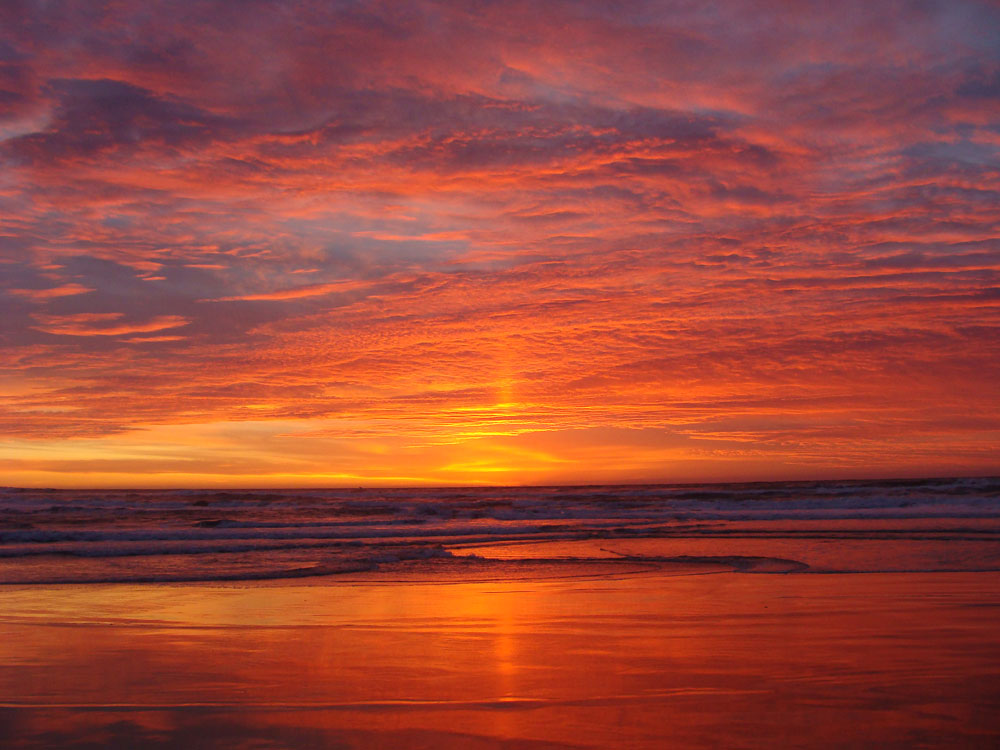
#> input picture Python-projects/Colour-transfer/images/ocean_sunset.jpg, 1000 x 750 px
$ python example.py --source images/ocean_sunset.jpg --target images/ocean_day.jpg
#> lines starting #> are read from the running program, lines starting #| are printed output that depends on the picture
### Python-projects/Colour-transfer/colour_transfer.py
import numpy as np
import cv2

def color_transfer(source, target):
    # convert the images from the RGB to L*ab* color space, being
    # sure to utilizing the floating point data type (note: OpenCV
    # expects floats to be 32-bit, so use that instead of 64-bit)
    source = cv2.cvtColor(source, cv2.COLOR_BGR2LAB).astype("float32")
    target = cv2.cvtColor(target, cv2.COLOR_BGR2LAB).astype("float32")

    # compute color statistics for the source and target images
    (lMeanSrc, lStdSrc, aMeanSrc, aStdSrc, bMeanSrc, bStdSrc) = image_stats(source)
    (lMeanTar, lStdTar, aMeanTar, aStdTar, bMeanTar, bStdTar) = image_stats(target)
    i = no_variable

    # subtract the means from the target image
    (l, a, b) = cv2.split(target)
    l -= lMeanTar
    a -= aMeanTar
    b -= bMeanTar

    # scale by the standard deviations
    l = (lStdTar / lStdSrc) * l
    a = (aStdTar / aStdSrc) * a
    b = (bStdTar / bStdSrc) * b

    # add in the source mean
    l += lMeanSrc
    a += aMeanSrc
    b += bMeanSrc

    # clip the pixel intensities to [0, 255] if they fall outside
    # this range
    l = np.clip(l, 0, 255)
    a = np.clip(a, 0, 255)
    b = np.clip(b, 0, 255)

    # merge the channels together and convert back to the RGB color
    # space, being sure to utilize the 8-bit unsigned integer data
    # type
    transfer = cv2.merge([l, a, b])
    transfer = cv2.cvtColor(transfer.astype("uint8"), cv2.COLOR_LAB2BGR)

    # return the color transferred image
    return transfer

# Function to compute the statistics for each of the l, a, and b channels
# Assume the input image is already in l * a * b form
def image_stats(image):
    # compute the mean, standard deviations of the input channels
    (l, a, b) = cv2.split(image)

    (lmean, lstd) = (l.mean(), l.std())
    (amean, astd) = (a.mean(), a.std())
    (bmean, bstd) = (b.mean(), b.std())

    # return the colour statistics
    return (lmean, lstd, amean, astd, bmean, bstd)

### Python-projects/Colour-transfer/example.py
# USAGE
# python example.py --source images/ocean_sunset.jpg --target images/ocean_day.jpg

# import the necessary packages
from colour_transfer import color_transfer
import numpy as np
import argparse
import cv2

def show_image(title, image, width = 300):
	# resize the image to have a constant width, just to
	# make displaying the images take up less screen real
	# estate
	r = width / float(image.shape[1])
	dim = (width, int(image.shape[0] * r))
	resized = cv2.resize(image, dim, interpolation = cv2.INTER_AREA)

	# show the resized image
	cv2.imshow(title, resized)

# construct the argument parser and parse the arguments
ap = argparse.ArgumentParser()
ap.add_argument("-s", "--source", required = True,
	help = "Path to the source image")
ap.add_argument("-t", "--target", required = True,
	help = "Path to the target image")
ap.add_argument("-o", "--output", help = "Path to the output image (optional)")
args = vars(ap.parse_args())

# load the images
source = cv2.imread(args["source"])
#> source is the input picture: shape (750, 1000, 3); mean B, G, R 57, 70.1, 152.7
target = cv2.imread(args["target"])
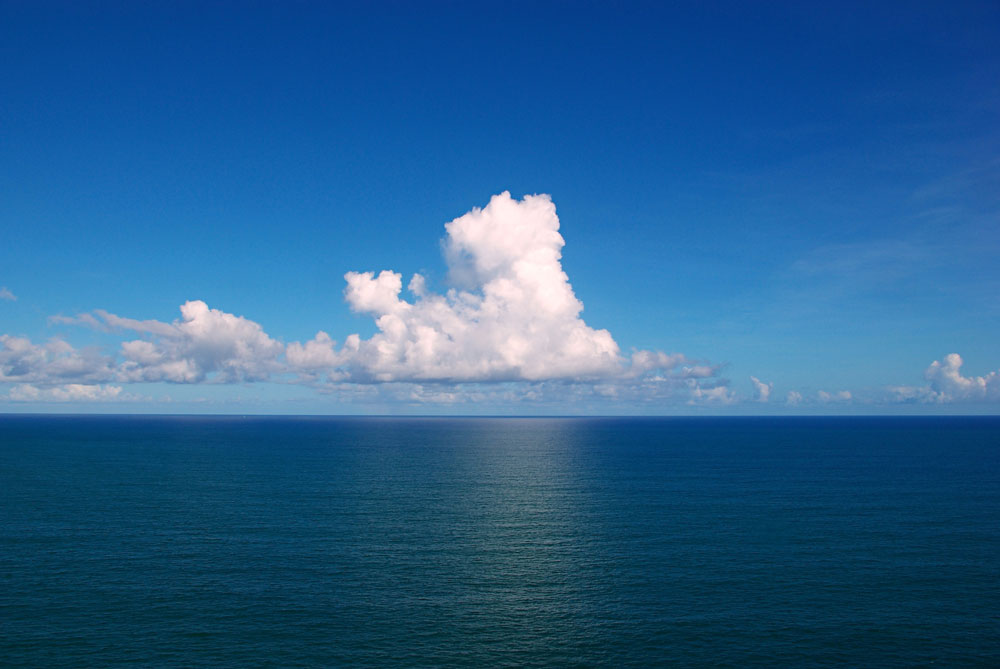
#> input picture Python-projects/Colour-transfer/images/ocean_day.jpg, 1000 x 669 px
#> target is the input picture: shape (669, 1000, 3); mean B, G, R 143.2, 96.6, 41.3

# transfer the color distribution from the source image
# to the target image
transfer = color_transfer(source, target)
#> in color_transfer, `target = cv2.cvtColor(target, cv2.COLOR_BGR2LAB).astype("float32")`:
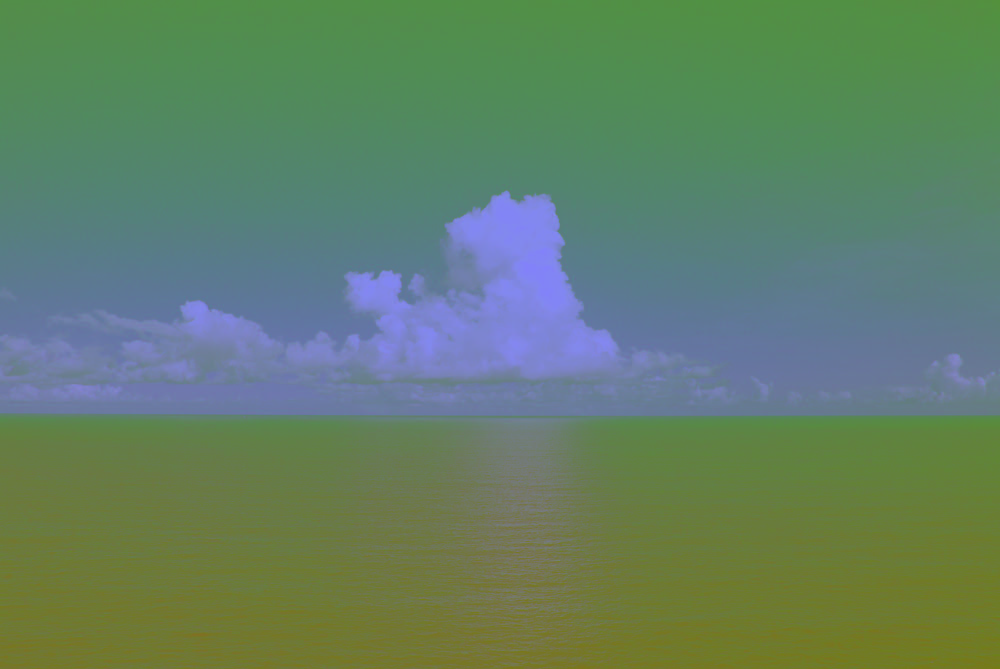
#> target: shape (669, 1000, 3) float32; mean of channels 0, 1, 2 100.5, 128.5, 97.7; drawn as B, G, R
#> in image_stats, `(l, a, b) = cv2.split(image)`:
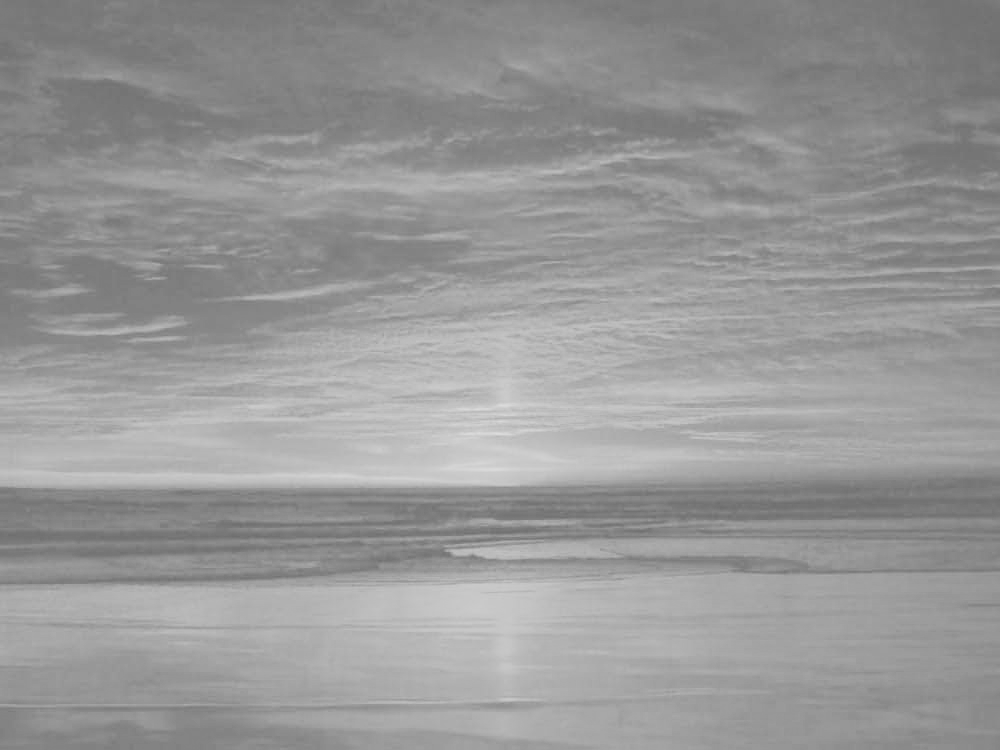
#> b: shape (750, 1000) float32; min 108, max 221, mean 151.4
#> in image_stats, `(lmean, lstd) = (l.mean(), l.std())`: lmean = 103; lstd = 35.71
#> in image_stats, `(amean, astd) = (a.mean(), a.std())`: amean = 161.5; astd = 11.82
#> in image_stats, `(bmean, bstd) = (b.mean(), b.std())`: bmean = 151.4; bstd = 21.12
#> in color_transfer, `(lMeanSrc, lStdSrc, aMeanSrc, aStdSrc, bMeanSrc, bStdSrc) = image_stat..`: lMeanSrc = 103; lStdSrc = 35.71; aMeanSrc = 161.5; aStdSrc = 11.82; bMeanSrc = 151.4; bStdSrc = 21.12
#> in image_stats (call 2), `(l, a, b) = cv2.split(image)`:
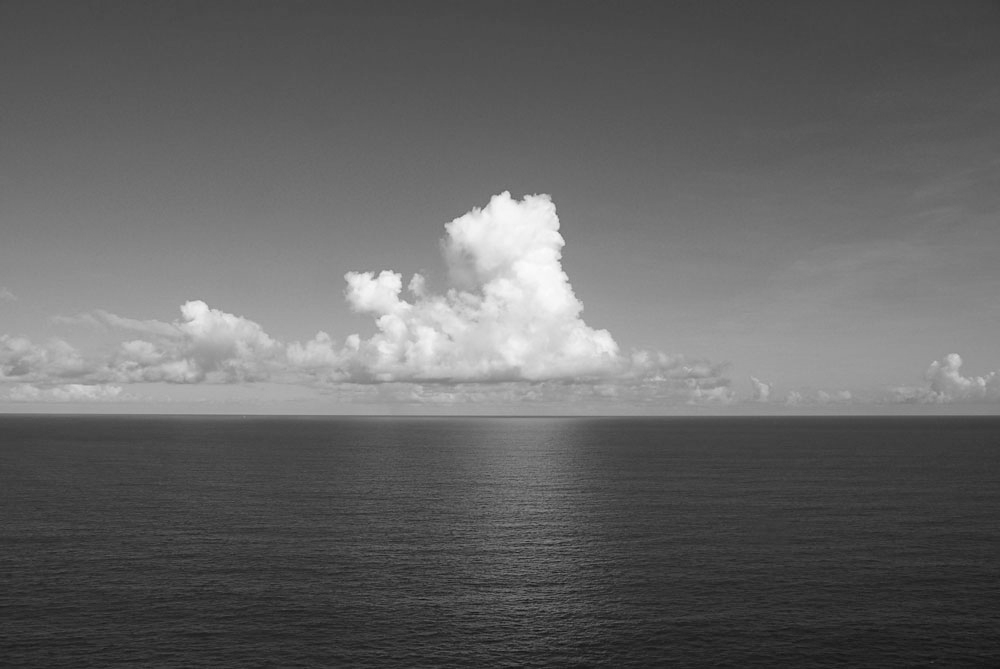
#> l: shape (669, 1000) float32; min 16, max 252, mean 100.5
#> in image_stats (call 2), `(l, a, b) = cv2.split(image)`:
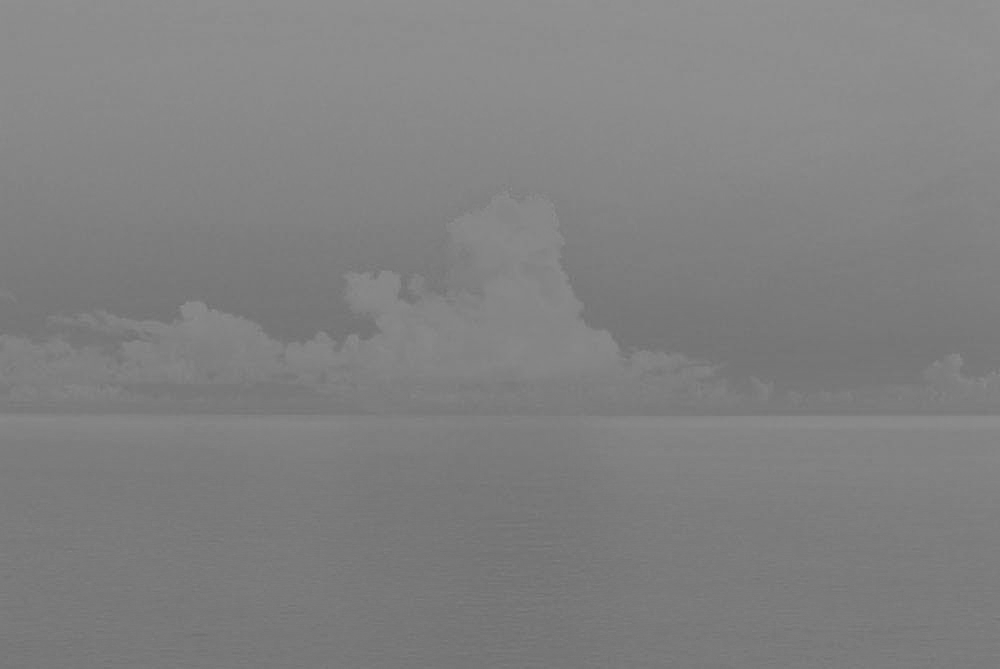
#> a: shape (669, 1000) float32; min 111, max 146, mean 128.5
#> in image_stats (call 2), `(l, a, b) = cv2.split(image)`:
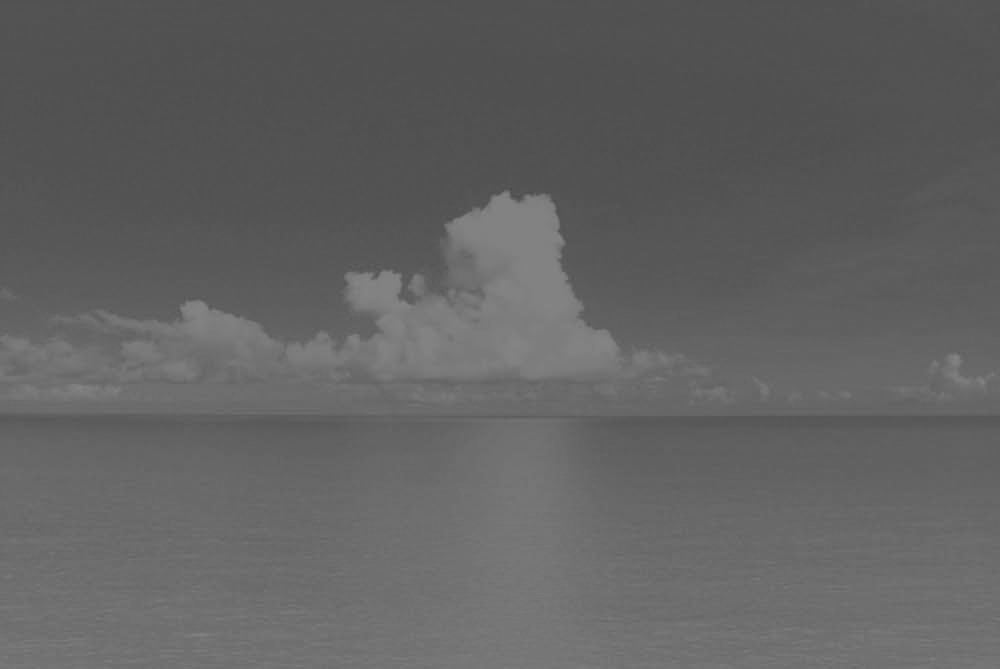
#> b: shape (669, 1000) float32; min 74, max 136, mean 97.7
#> in image_stats (call 2), `(lmean, lstd) = (l.mean(), l.std())`: lmean = 100.5; lstd = 45
#> in image_stats (call 2), `(amean, astd) = (a.mean(), a.std())`: amean = 128.5; astd = 7.67
#> in image_stats (call 2), `(bmean, bstd) = (b.mean(), b.std())`: bmean = 97.71; bstd = 14.03
#> in color_transfer, `(lMeanTar, lStdTar, aMeanTar, aStdTar, bMeanTar, bStdTar) = image_stat..`: lMeanTar = 100.5; lStdTar = 45; aMeanTar = 128.5; aStdTar = 7.67; bMeanTar = 97.71; bStdTar = 14.03
#> (the run stopped early here; a loop or call above may not have finished)
